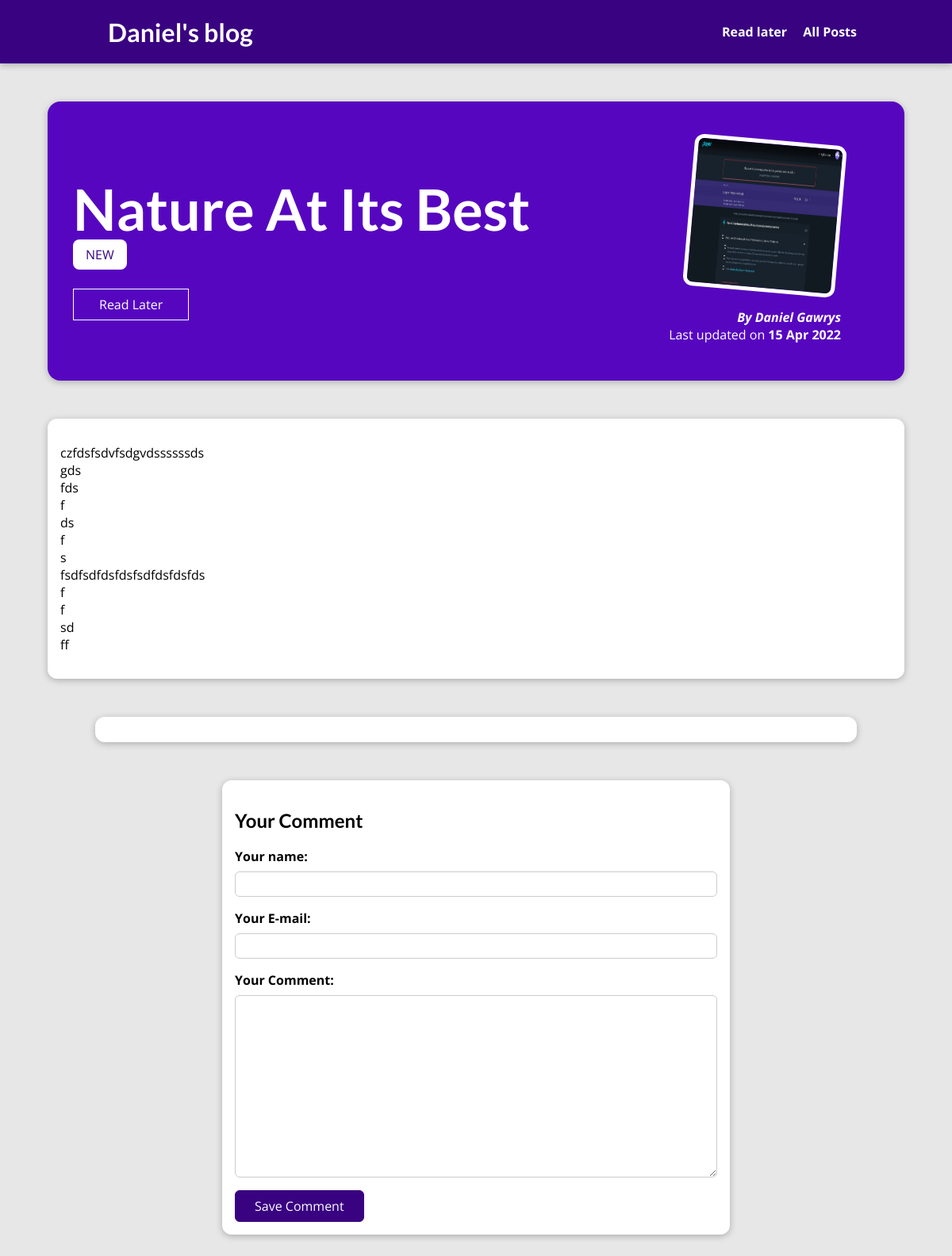
The page /posts/nature-at-its-best on the database its author committed.
### blog/models.py (models this page shows, shortened)
class Post(models.Model):
    title = models.CharField(max_length=50)
    excerpt = models.TextField(max_length=150)
    image = models.ImageField(upload_to="images", null=True)
    date = models.DateTimeField(auto_now=True)
    slug = models.SlugField(default='', null=True, db_index=True)
    content = models.TextField(max_length=500)
    author = models.ForeignKey(Author, on_delete=models.SET_NULL, null=True, related_name="posts")
    tags = models.ManyToManyField(Tag)

class Tag(models.Model):
    caption = models.CharField(max_length=50)

class Author(models.Model):
    first_name = models.CharField(max_length=50)
    last_name = models.CharField(max_length=50)
    email = models.CharField(max_length=50)
    def __str__(self):
        return f"{self.first_name} {self.last_name}"

### blog/views.py (the view, shortened to what this page needs)
# urls.py: path('posts/<slug:slug>', views.PostDetailView.as_view(), name="post-detail-page"),
class PostDetailView(View):
    def to_read(self, request, post_id):
        stored_posts = request.session.get("read_later")
        if stored_posts is not None:
            to_read = post_id in stored_posts
        else:
            to_read = False
        return to_read
    def get(self, request, slug):
        form = CommentForm()
        post = Post.objects.get(slug=slug)
        comments = post.comments.all().order_by("-id")
        return render(request, "blog/post-detail.html", {
            "form": form,
            "post": post,
            "post_tags": post.tags.all(),
            "comments": comments,
            "saved_for_later": self.to_read(request, post.id)
        })

### blog/forms.py
class CommentForm(ModelForm):
    class Meta:
        model = Comment
        exclude = ["post"]
        labels = {
            "user_name": "Your name:",
            "e_mail": "Your E-mail:",
            "text": "Your Comment:"
        }

### blog/templates/blog/post-detail.html (shortened to what this page needs)
{% extends "base.html" %}
{% load static %}
{% block css %}
<link rel="stylesheet" href="{% static 'blog/post-detail.css' %}"/>
{% endblock %}
{% block content %}
<section id="summary">
    <h2>{{ post.title }}</h2>
    <div>
        {% for tag in post_tags %}
        <span class="tag">{{ tag.caption }}</span>
        {% endfor %}
    </div>
    <div id="read-later">
        <form action="{% url 'read-later' %}" method="POST">
            <button>
                {% if saved_for_later %}
                Remove from "Read Later" List
                {% else %}
                Read Later
                {% endif %}
            </button>
        </form>
    </div>
    <article>
        <img src="{{ post.image.url }}" alt="{{ post.title }}"/>
        <address>By <a href="mailto:{{ post.author.email_address }}">{{ post.author }}</a></address>
        <div>Last updated on
            <time>{{ post.date|date:"d M Y" }}</time>
        </div>
    </article>
</section>
<main>
    {{ post.content|linebreaks }}
</main>
<section id="comments">
</section>
<section id="comment-form">
    <h2>Your Comment</h2>
    <form action="{% url 'post-detail-page' post.slug %}" method="POST">
        {% for form_field in form %}
        <div class="form-control {% if form_field.errors %}invalid{% endif %}">
            {{ form_field.label_tag }}
            {{ form_field }}
        </div>
        {% endfor %}
        <button>Save Comment</button>
    </form>
</section>
{% endblock %}

### blog/static/blog/post-detail.css (style rules this page uses)
body { background-color: #e7e7e7; }
#summary { margin: 8rem auto 3rem auto; padding: 2rem; width: 90%; max-width: 90rem; border-radius: 16px; background-color: #5706c0; position: relative; box-shadow: 0 2px 8px rgba(0, 0, 0, 0.25); height: 22rem; }
#summary h2 { color: white; font-size: 4.5rem; margin-bottom: 0.25rem; }
#summary article { position: absolute; top: 2rem; right: 3rem; padding: 1rem 2rem; border-radius: 12px; text-align: right; color: white; }
#summary article img { width: 12rem; height: 12rem; border-radius: 12px; transform: rotateZ(5deg); border: 5px solid white; margin-bottom: 1rem; }
#summary address { font-weight: bold; }
#summary a { color: white; text-decoration: none; }
#summary time { font-weight: bold; }
#read-later { margin: 2rem 0; }
#read-later button { background-color: transparent; border: 1px solid white; padding: 0.5rem 2rem; font: inherit; color: white; cursor: pointer; }
main { width: 90%; max-width: 90rem; margin: 3rem auto; background-color: white; padding: 1rem; border-radius: 12px; box-shadow: 0 2px 8px rgba(0, 0, 0, 0.25); }
.tag { background-color: white; color: #390281; padding: 0.5rem 1rem; border-radius: 8px; }
#comment-form { margin: 3rem auto; width: 90%; max-width: 40rem; border-radius: 12px; background-color: white; box-shadow: 0 2px 8px rgba(0, 0, 0, 0.25); padding: 1rem; }
#comment-form button { font: inherit; background-color: #390281; color: white; border: 1px solid #390281; padding: 0.5rem 1.5rem; border-radius: 6px; cursor: pointer; }
.form-control { margin-bottom: 1rem; }
.form-control label { font-weight: bold; margin-bottom: 0.5rem; display: block; }
.form-control input, .form-control textarea { display: block; width: 100%; font: inherit; padding: 0.25rem; border-radius: 6px; border: 1px solid #ccc; }
#comments { margin: 3rem auto; width: 90%; max-width: 60rem; border-radius: 12px; background-color: white; box-shadow: 0 2px 8px rgba(0, 0, 0, 0.25); padding: 1rem 2rem; }

### static/app.css (style rules this page uses)
* { box-sizing: border-box; }
html { font-family: 'Open Sans', 'Lato', sans-serif; }
body { margin: 0; }
h1, h2, h3 { font-family: 'Lato', sans-serif; font-weight: bold; }

### rows shown on the page
Post: title "Nature At Its Best", image (picture), author "Daniel Gawrys", date "15 Apr 2022", content "czfdsfsdvfsdgvdssssssds gds fds f ds f s fsdfsdfdsfdsfsdfdsfdsfds f f sd ff"
Tag: caption "NEW"
